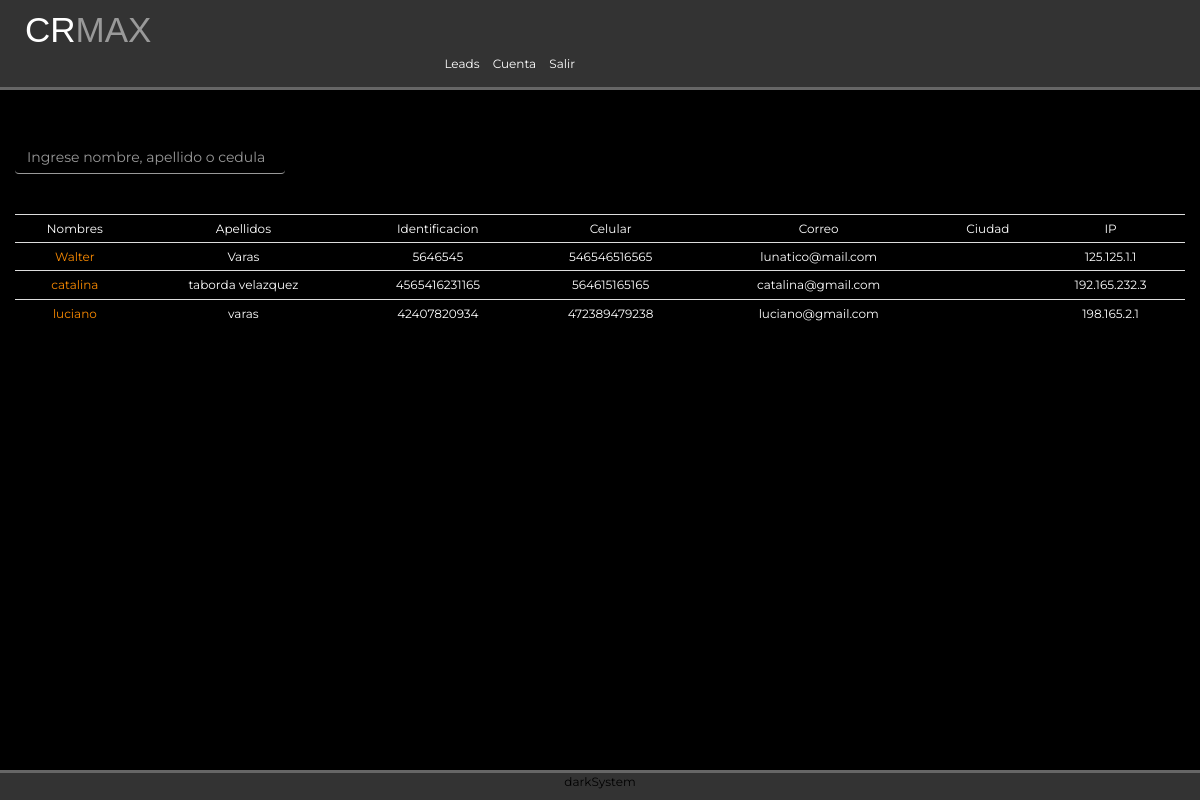
Page /index.php?sec=leads (signed in) on the committed database.
### tables this page shows
CREATE TABLE `leads` (
  `id_lead` int(11) NOT NULL,
  `nombres` varchar(200) NOT NULL,
  `apellidos` varchar(200) NOT NULL,
  `identificacion` varchar(200) NOT NULL,
  `celular` varchar(200) NOT NULL,
  `correo` varchar(200) NOT NULL,
  `observacion` text NOT NULL,
  `ip_interesado` varchar(200) NOT NULL,
  `sede` int(20) NOT NULL,
  `fecha` timestamp NOT NULL DEFAULT CURRENT_TIMESTAMP,
  `id_estado` int(20) NOT NULL DEFAULT '1',
  `id_departamento` int(20) NOT NULL,
  `id_municipio` int(20) NOT NULL
);

### modelo.php (called while the page is built, shortened)
<?php
class modelo{
	public function __construct(){
		$this->_db = new mysqli(DB_HOST,DB_USER,DB_PASS,DB_NAME);
	}
}
?>

### lead.php (called while the page is built, shortened)
<?php
require_once('modelo.php');
class lead extends modelo{
	public function totalpaginas(){
		$sql = "SELECT * FROM leads ORDER BY fecha DESC";
		$listar = $this->_db->query($sql);
		$num_total = $listar->num_rows;
		if($num_total){
			return $num_total;
		}
	}
	public function listarpag($inicio,$tamano_pagina){
		$sql = "SELECT * FROM leads ORDER BY fecha DESC LIMIT ".$inicio."," . $tamano_pagina;
		$listar = $this->_db->query($sql);
		if($listar){
			return $listar;
		}
	}
}
?>

### src/lead/leads.php (the view, shortened to what this page needs)
<?php
$tamano_pagina = 10;
$lead = new lead();
$pagina = @$_GET["pagina"];
if (!$pagina) {
   $inicio = 0;
   $listar = $lead->listarpag($inicio,$tamano_pagina);
   $num_total_leads = $lead->totalpaginas();
}
else {
   $inicio = ($pagina - 1) * $tamano_pagina;
   $listar = $lead->listarpag($inicio,$tamano_pagina);
   $num_total_leads = $lead->totalpaginas();
}
?>
<div container>
	<div class="row">
		<div class="col-md-3">
			<form method="post" action="index.php?sec=buscar_lead"><input class="form-control busca" type="text" name="buscar" placeholder="Ingrese nombre, apellido o cedula"></form>
		</div>
		<div class="col-md-3"></div>
		<div class="col-md-3"></div>
		<div class="col-md-3"></div>
	</div>
</div>
<?php
echo "<div><table style=text-align:center; class='table table-responsive table-condensed'>
		<tr>
		<td>Nombres</td>
		<td>Apellidos</td>
		<td>Identificacion</td>
		<td>Celular</td>
		<td>Correo</td>
		<td>Ciudad</td>
		<td>IP</td>
		</tr>";
if($listar){
	foreach ($listar as $row) {
	echo "<tr>
			  <td><a href=index.php?sec=vlead&id=$row[id_lead]>" . utf8_decode($row['nombres']) . "</a></td>
			 <td>" . utf8_decode($row['apellidos']) . "</td>
			 <td>" . $row['identificacion'] . "</td>
			 <td>" . $row['celular'] . "</td>
			 <td>" . $row['correo'] . "</td>
			 <td>" . $row['ciudad'] . "</td>
			 <td>" . $row['ip_interesado'] . "</td>
		</tr>";
	}
}
echo "</table></div>";
?>

### css/estilos.css (style rules this page uses)
body { font-family: 'Montserrat', sans-serif; font-size: 12px; background: #000; color: #FFF; }
a { color: #FA8A01; }
table { text-align: left; }
.busca { background: transparent; outline: 0; border-width: 0 0 1px; border-color: #999; margin-bottom: 30px; }

### rows in the picture
leads: nombres "Walter", apellidos "Varas", identificacion "5646545", celular "546546516565", correo "lunatico@mail.com", ip_interesado "125.125.1.1"
leads: nombres "catalina", apellidos "taborda velazquez", identificacion "4565416231165", celular "564615165165", correo "catalina@gmail.com", ip_interesado "192.165.232.3"
leads: nombres "luciano", apellidos "varas", identificacion "42407820934", celular "472389479238", correo "luciano@gmail.com", ip_interesado "198.165.2.1"
